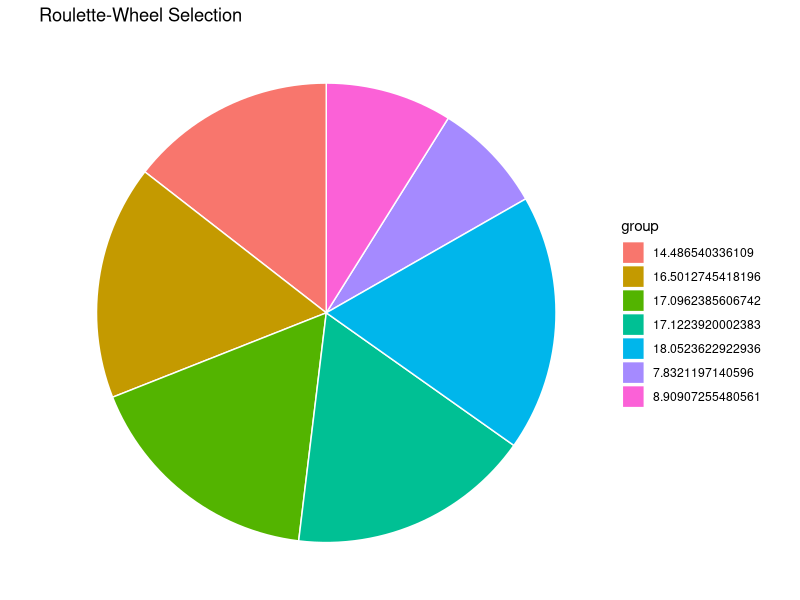

Generate this figure with R: (Note: this script raises an error after producing the figure.)
## ---- chunk 1
library(ggplot2) # import library for data visualization
phi <- function(x, y) exp(-0.5 * (x ** 2) + (y ** 2))

# some value of phi(x,y) for 0 <= x = y <= 0.5
phi(seq(0, 0.5, 0.05), seq(0, 0.5, 0.05))
## ---- chunk 2
xgen <- runif(7, min = -1, max = 1)
ygen <- runif(7, min = -1, max = 1)
popdf <- data.frame("xgenotype" = xgen, "ygenotype" = ygen, "fitness" = phi(xgen, ygen))
popdf
## ---- chunk 3
dd <- transform(popdf, fitness = factor(popdf$fitness))
popdfsorted <- dd[ do.call(order, dd["fitness"]), ]
popdfsorted
## ---- chunk 4
SIGMA <- sum(popdf$fitness)
popdfsorted["pvalue"] <- phi(popdfsorted$xgenotype, popdfsorted$ygenotype) / SIGMA
popdfsorted
## ---- chunk 5
# Create Data
data <- data.frame(
  group=paste(popdfsorted$pvalue * 100),
  value= popdfsorted$pvalue
)

# Basic piechart
ggplot(data, aes(x="", y=value, fill=group)) +
  geom_bar(stat="identity", width=1, color="white") +
  coord_polar("y", start=0) +
  theme_void() + ggtitle("Roulette-Wheel Selection")
## ---- chunk 6
roulette <- function(popdframe) {
  rouletteWheel <- runif(1, min = min(popdframe$pvalue), 
                         max = max(popdframe$pvalue))
  if (rouletteWheel > 0 && rouletteWheel <= popdframe$pvalue[1]) {
    parent <- c(popdframe$xgenotype[1], popdframe$ygenotype[1])
  } else if (rouletteWheel > popdframe$pvalue[1] && rouletteWheel <= popdframe$pvalue[2]) {
        parent <- c(popdframe$xgenotype[2], popdframe$ygenotype[2])
    } else if (rouletteWheel > popdframe$pvalue[2] && rouletteWheel <= popdframe$pvalue[3]) {
        parent <- c(popdframe$xgenotype[3], popdframe$ygenotype[3])
    } else if (rouletteWheel > popdframe$pvalue[3] && rouletteWheel <= popdframe$pvalue[4]) {
        parent <- c(popdframe$xgenotype[4], popdframe$ygenotype[4])
    } else if (rouletteWheel > popdframe$pvalue[4] && rouletteWheel <= popdframe$pvalue[5]) {
        parent <- c(popdframe$xgenotype[5], popdframe$ygenotype[5])
    } else if (rouletteWheel > popdframe$pvalue[5] && rouletteWheel <= popdframe$pvalue[6]) {
        parent <- c(popdframe$xgenotype[6], popdframe$ygenotype[6])
    } else if (rouletteWheel > popdframe$pvalue[6] && rouletteWheel <= popdframe$pvalue[7]) {
        parent <- c(popdframe$xgenotype[7], popdframe$ygenotype[7])
    }
  # print(rouletteWheel)
  return(parent)
}
## ---- chunk 7
selection <- function(popdataframe) {
  stparents <- roulette(popdataframe)
  ndparents <- roulette(popdataframe)
  chromosomes <- matrix(c(stparents, ndparents),
                        nrow = 2, ncol = 2, byrow = TRUE)
  return(chromosomes)
}
selectedMatrix <- selection(popdfsorted)
selectedMatrix
## ---- chunk 8
pbxalpha <- function(selMat, constAlpha, stDomain, ndDomain) {
  stI <- abs(selMat[1, 1] - selMat[2, 1])
  ndI <- abs(selMat[1, 2] - selMat[2, 2])
  p11 <- max(stDomain[1], min(selMat[1, 1], selMat[2, 1]) - (constAlpha * stI))
  p12 <- min(stDomain[2], max(selMat[1, 1], selMat[2, 1]) + (constAlpha * stI))
  p21 <- max(ndDomain[1], min(selMat[1, 2], selMat[2, 2]) - (constAlpha * ndI))
  p22 <- min(ndDomain[2], max(selMat[1, 2], selMat[2, 2]) + (constAlpha * ndI))
  crossover <- matrix(c(p11, p12, p21, p22), nrow = 2, ncol = 2, byrow = TRUE)
  return(crossover)
}
offspring <- pbxalpha(selectedMatrix, runif(1, min = 0.01, max = 0.99), 
         stDomain = c(0.01, 0.99), ndDomain = c(0.01, 0.99))
offspring
## ---- chunk 9
computedGamma <- function(tCurrent, tMax, constBeta) (1 - (tCurrent / tMax)) ** constBeta
computedDelta <- function(theDomain, theVar, constGamma) {
  deltaVect <- c()
  for (i in seq(1, 2)) {
    drawProbability <- runif(1)
    stOutcome <- (theDomain[1] - theVar[i]) * (1 - runif(1)) ** constGamma
    ndOutcome <- (theDomain[2] - theVar[i]) * (1 - runif(1)) ** constGamma
    ifelse(drawProbability == (1 / 2),
             deltaVect <- append(deltaVect, stOutcome),
             deltaVect <- append(deltaVect, ndOutcome))
  }
  return(deltaVect)
}
mutation <- function(varDelta, varX) varDelta + varX
## ---- chunk 10
MUTATIONRATE <- 0.3

ismutate <- function(toOffspring, mutationProbability, maxgeneration) {
  mutationChance <- runif(1)
  if (mutationChance < MUTATIONRATE) {
    compGamma <- computedGamma(tCurrent = 1, tMax = maxgeneration, constBeta = 3)
    stCompDelta <- computedDelta(theDomain = c(0.01, 0.99), 
                               theVar = offspring[1,], constGamma = compGamma)
    ndCompDelta <- computedDelta(theDomain = c(0.01, 0.99), 
                                 theVar = offspring[2,], constGamma = compGamma)
    stCompMutation <- mutation(stCompDelta, offspring[1,])
    ndCompMutation <- mutation(ndCompDelta, offspring[2,])
    compMutation <- matrix(c(stCompMutation, ndCompMutation),
                           nrow = 2, ncol = 2, byrow = TRUE)
    return(compMutation)
  } else {
    return(offspring)
  }
}
ismutate(offspring, MUTATIONRATE, maxgeneration = 7)
## ---- chunk 11
phi(-0.19153882, -0.9929124)
phi(0, 0)
## ---- chunk 12
# Define the constant
NP <- 7
MAXGENERATION <- 50
MUTATIONRATE <- 0.3
STDOMAIN <- c(-0.99, 0.99)
NDDOMAIN <- c(-0.99, 0.99) 

generations[[1]] <- popdf
for (numberGeneration in seq(1, MAXGENERATION)) {
  xgenvect <- c()
  ygenvect <- c()
  while (length(xgenvect) < NP) {
    # Config the population
    workingPopulation <- generations[[numberGeneration]]
    dd <- transform(workingPopulation, 
                    fitness = factor(workingPopulation$fitness))
    workingPopulationSorted <- dd[ do.call(order, dd["fitness"]), ]
    
    SIGMA <- sum(workingPopulation$fitness)
    workingPopulationSorted["pvalue"] <- phi(workingPopulationSorted$xgenotype, workingPopulationSorted$ygenotype) / SIGMA
    
    # Selection
    selectIndividu <- selection(workingPopulationSorted)
    
    # Crossover
    getOffspring <- pbxalpha(selectIndividu,
                             constAlpha = runif(1, min = 0.01, max = 0.99),
                             stDomain = STDOMAIN, ndDomain = NDDOMAIN)
    # Mutation
    getOff <- ismutate(toOffspring = getOffspring,
                       mutationProbability = MUTATIONRATE,
                       maxgeneration = MAXGENERATION)
    
    # calculation the fitness by using the objective function
    stCalc <- phi(getOff[1, 1], getOff[1, 2])
    ndCalc <- phi(getOff[2, 1], getOff[2, 2])
    if (stCalc > ndCalc) {
      xgenvect <- append(xgenvect, getOff[1, 1])
      ygenvect <- append(ygenvect, getOff[1, 2])
    } else {
      xgenvect <- append(xgenvect, getOff[2, 1])
      ygenvect <- append(ygenvect, getOff[2, 2])
    }
  }
  getNewPopulation <- data.frame("xgenotype" = xgenvect,
                                 "ygenotype" = ygenvect,
                                 "fitness" = phi(xgenvect, ygenvect))
  generations[[numberGeneration + 1]] <- getNewPopulation
}
## ---- chunk 13
for (n in seq(MAXGENERATION - 10, MAXGENERATION)) {
  print(n)
  print(generations[[n]])
}
